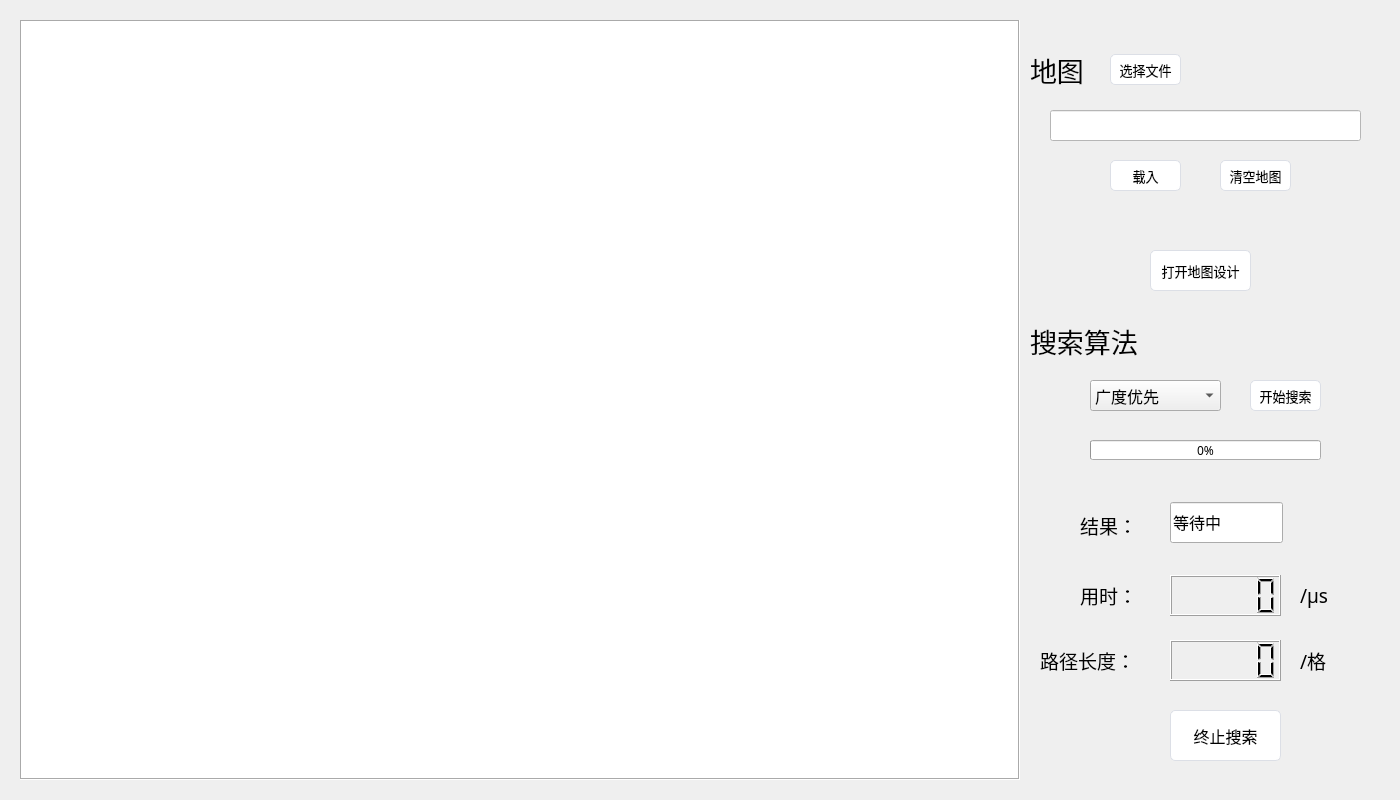
<?xml version="1.0" encoding="UTF-8"?>
<ui version="4.0">
 <class>MainWindow</class>
 <widget class="QMainWindow" name="MainWindow">
  <property name="geometry">
   <rect>
    <x>0</x>
    <y>0</y>
    <width>1400</width>
    <height>800</height>
   </rect>
  </property>
  <property name="windowTitle">
   <string>迷宫仙人</string>
  </property>
  <property name="styleSheet">
   <string notr="true"/>
  </property>
  <widget class="QWidget" name="centralwidget">
   <property name="styleSheet">
    <string notr="true"/>
   </property>
   <widget class="QWidget" name="widget_2" native="true">
    <property name="geometry">
     <rect>
      <x>1020</x>
      <y>50</y>
      <width>371</width>
      <height>151</height>
     </rect>
    </property>
    <property name="styleSheet">
     <string notr="true"/>
    </property>
    <widget class="QLineEdit" name="lineEditFilePath_main">
     <property name="geometry">
      <rect>
       <x>30</x>
       <y>60</y>
       <width>311</width>
       <height>31</height>
      </rect>
     </property>
     <property name="styleSheet">
      <string notr="true">background-color:white</string>
     </property>
    </widget>
    <widget class="QPushButton" name="pushButtonChooseFile">
     <property name="geometry">
      <rect>
       <x>90</x>
       <y>4</y>
       <width>71</width>
       <height>31</height>
      </rect>
     </property>
     <property name="font">
      <font>
       <family>微软雅黑</family>
       <pointsize>10</pointsize>
      </font>
     </property>
     <property name="cursor">
      <cursorShape>PointingHandCursor</cursorShape>
     </property>
     <property name="styleSheet">
      <string notr="true">QPushButton {
    background-color: #ffffff;
    border: 1px solid #dcdfe6;
    border-radius: 5px;
}

QPushButton:hover {
    background-color: #ecf5ff;
    color: #409eff;
}

QPushButton:pressed, QPushButton:checked {
    border: 1px solid #3a8ee6;
    color: #409eff;
}</string>
     </property>
     <property name="text">
      <string>选择文件</string>
     </property>
    </widget>
    <widget class="QPushButton" name="pushButtonClearMap">
     <property name="geometry">
      <rect>
       <x>200</x>
       <y>110</y>
       <width>71</width>
       <height>31</height>
      </rect>
     </property>
     <property name="font">
      <font>
       <family>微软雅黑</family>
       <pointsize>10</pointsize>
      </font>
     </property>
     <property name="cursor">
      <cursorShape>PointingHandCursor</cursorShape>
     </property>
     <property name="styleSheet">
      <string notr="true">QPushButton {
    background-color: #ffffff;
    border: 1px solid #dcdfe6;
    border-radius: 5px;
}

QPushButton:hover {
    background-color: #ecf5ff;
    color: #409eff;
}

QPushButton:pressed, QPushButton:checked {
    border: 1px solid #3a8ee6;
    color: #409eff;
}</string>
     </property>
     <property name="text">
      <string>清空地图</string>
     </property>
    </widget>
    <widget class="QLabel" name="label_2">
     <property name="geometry">
      <rect>
       <x>10</x>
       <y>-1</y>
       <width>61</width>
       <height>41</height>
      </rect>
     </property>
     <property name="font">
      <font>
       <family>华文中宋</family>
       <pointsize>20</pointsize>
      </font>
     </property>
     <property name="text">
      <string>地图</string>
     </property>
    </widget>
    <widget class="QPushButton" name="pushButtonLoadMap">
     <property name="geometry">
      <rect>
       <x>90</x>
       <y>110</y>
       <width>71</width>
       <height>31</height>
      </rect>
     </property>
     <property name="font">
      <font>
       <family>微软雅黑</family>
       <pointsize>10</pointsize>
      </font>
     </property>
     <property name="cursor">
      <cursorShape>PointingHandCursor</cursorShape>
     </property>
     <property name="styleSheet">
      <string notr="true">QPushButton {
    background-color: #ffffff;
    border: 1px solid #dcdfe6;
    border-radius: 5px;
}

QPushButton:hover {
    background-color: #ecf5ff;
    color: #409eff;
}

QPushButton:pressed, QPushButton:checked {
    border: 1px solid #3a8ee6;
    color: #409eff;
}</string>
     </property>
     <property name="text">
      <string>载入</string>
     </property>
    </widget>
   </widget>
   <widget class="QFrame" name="frameMapMain">
    <property name="geometry">
     <rect>
      <x>20</x>
      <y>20</y>
      <width>1000</width>
      <height>760</height>
     </rect>
    </property>
    <property name="styleSheet">
     <string notr="true">background-color:white</string>
    </property>
    <property name="frameShape">
     <enum>QFrame::Box</enum>
    </property>
    <property name="frameShadow">
     <enum>QFrame::Sunken</enum>
    </property>
   </widget>
   <widget class="QWidget" name="widget" native="true">
    <property name="geometry">
     <rect>
      <x>1020</x>
      <y>320</y>
      <width>371</width>
      <height>461</height>
     </rect>
    </property>
    <property name="font">
     <font>
      <family>微软雅黑</family>
     </font>
    </property>
    <widget class="QComboBox" name="comboBoxChooseAlg">
     <property name="geometry">
      <rect>
       <x>70</x>
       <y>60</y>
       <width>131</width>
       <height>31</height>
      </rect>
     </property>
     <property name="font">
      <font>
       <family>华文中宋</family>
       <pointsize>12</pointsize>
      </font>
     </property>
     <property name="cursor">
      <cursorShape>PointingHandCursor</cursorShape>
     </property>
     <property name="styleSheet">
      <string notr="true">QPushButton {
    background-color: #ffffff;
    border: 1px solid #dcdfe6;
    padding: 10px;
    border-radius: 5px;
}

QPushButton:hover {
    background-color: #ecf5ff;
    color: #409eff;
}

QPushButton:pressed, QPushButton:checked {
    border: 1px solid #3a8ee6;
    color: #409eff;
}</string>
     </property>
     <item>
      <property name="text">
       <string>广度优先</string>
      </property>
     </item>
     <item>
      <property name="text">
       <string>深度优先</string>
      </property>
     </item>
     <item>
      <property name="text">
       <string>双向广搜</string>
      </property>
     </item>
     <item>
      <property name="text">
       <string>A*算法</string>
      </property>
     </item>
    </widget>
    <widget class="QLabel" name="label">
     <property name="geometry">
      <rect>
       <x>10</x>
       <y>0</y>
       <width>131</width>
       <height>41</height>
      </rect>
     </property>
     <property name="font">
      <font>
       <family>华文中宋</family>
       <pointsize>20</pointsize>
      </font>
     </property>
     <property name="text">
      <string>搜索算法</string>
     </property>
    </widget>
    <widget class="QPushButton" name="pushButtonSearch">
     <property name="geometry">
      <rect>
       <x>230</x>
       <y>60</y>
       <width>71</width>
       <height>31</height>
      </rect>
     </property>
     <property name="font">
      <font>
       <family>微软雅黑</family>
       <pointsize>10</pointsize>
      </font>
     </property>
     <property name="cursor">
      <cursorShape>PointingHandCursor</cursorShape>
     </property>
     <property name="styleSheet">
      <string notr="true">QPushButton {
    background-color: #ffffff;
    border: 1px solid #dcdfe6;
    border-radius: 5px;
}

QPushButton:hover {
    background-color: #ecf5ff;
    color: #409eff;
}

QPushButton:pressed, QPushButton:checked {
    border: 1px solid #3a8ee6;
    color: #409eff;
}</string>
     </property>
     <property name="text">
      <string>开始搜索</string>
     </property>
    </widget>
    <widget class="QProgressBar" name="progressBar">
     <property name="geometry">
      <rect>
       <x>70</x>
       <y>120</y>
       <width>231</width>
       <height>20</height>
      </rect>
     </property>
     <property name="value">
      <number>0</number>
     </property>
    </widget>
    <widget class="QLabel" name="label_4">
     <property name="geometry">
      <rect>
       <x>60</x>
       <y>190</y>
       <width>51</width>
       <height>31</height>
      </rect>
     </property>
     <property name="font">
      <font>
       <family>华文中宋</family>
       <pointsize>14</pointsize>
      </font>
     </property>
     <property name="text">
      <string>结果：</string>
     </property>
    </widget>
    <widget class="QLabel" name="label_5">
     <property name="geometry">
      <rect>
       <x>60</x>
       <y>260</y>
       <width>51</width>
       <height>31</height>
      </rect>
     </property>
     <property name="font">
      <font>
       <family>华文中宋</family>
       <pointsize>14</pointsize>
      </font>
     </property>
     <property name="text">
      <string>用时：</string>
     </property>
    </widget>
    <widget class="QPushButton" name="pushButtonStop">
     <property name="geometry">
      <rect>
       <x>150</x>
       <y>390</y>
       <width>111</width>
       <height>51</height>
      </rect>
     </property>
     <property name="font">
      <font>
       <family>微软雅黑</family>
       <pointsize>12</pointsize>
      </font>
     </property>
     <property name="cursor">
      <cursorShape>PointingHandCursor</cursorShape>
     </property>
     <property name="styleSheet">
      <string notr="true">QPushButton {
    background-color: #ffffff;
    border: 1px solid #dcdfe6;
    padding: 10px;
    border-radius: 5px;
}

QPushButton:hover {
    background-color: #ecf5ff;
    color: #409eff;
}

QPushButton:pressed, QPushButton:checked {
    border: 1px solid #3a8ee6;
    color: #409eff;
}</string>
     </property>
     <property name="text">
      <string>终止搜索</string>
     </property>
    </widget>
    <widget class="QLineEdit" name="lineEditResult">
     <property name="geometry">
      <rect>
       <x>150</x>
       <y>182</y>
       <width>113</width>
       <height>41</height>
      </rect>
     </property>
     <property name="font">
      <font>
       <family>微软雅黑</family>
       <pointsize>12</pointsize>
      </font>
     </property>
     <property name="styleSheet">
      <string notr="true"/>
     </property>
     <property name="text">
      <string>等待中</string>
     </property>
    </widget>
    <widget class="QLCDNumber" name="lcdNumberTime">
     <property name="geometry">
      <rect>
       <x>150</x>
       <y>255</y>
       <width>111</width>
       <height>41</height>
      </rect>
     </property>
    </widget>
    <widget class="QLabel" name="label_6">
     <property name="geometry">
      <rect>
       <x>280</x>
       <y>260</y>
       <width>51</width>
       <height>31</height>
      </rect>
     </property>
     <property name="font">
      <font>
       <family>华文中宋</family>
       <pointsize>14</pointsize>
      </font>
     </property>
     <property name="text">
      <string>/μs</string>
     </property>
    </widget>
    <widget class="QLabel" name="label_7">
     <property name="geometry">
      <rect>
       <x>20</x>
       <y>325</y>
       <width>91</width>
       <height>31</height>
      </rect>
     </property>
     <property name="font">
      <font>
       <family>华文中宋</family>
       <pointsize>14</pointsize>
      </font>
     </property>
     <property name="text">
      <string>路径长度：</string>
     </property>
    </widget>
    <widget class="QLabel" name="label_8">
     <property name="geometry">
      <rect>
       <x>280</x>
       <y>325</y>
       <width>51</width>
       <height>31</height>
      </rect>
     </property>
     <property name="font">
      <font>
       <family>华文中宋</family>
       <pointsize>14</pointsize>
      </font>
     </property>
     <property name="text">
      <string>/格</string>
     </property>
    </widget>
    <widget class="QLCDNumber" name="lcdNumberPath">
     <property name="geometry">
      <rect>
       <x>150</x>
       <y>320</y>
       <width>111</width>
       <height>41</height>
      </rect>
     </property>
    </widget>
   </widget>
   <widget class="QPushButton" name="pushButtonDesigner">
    <property name="geometry">
     <rect>
      <x>1150</x>
      <y>250</y>
      <width>101</width>
      <height>41</height>
     </rect>
    </property>
    <property name="font">
     <font>
      <family>微软雅黑</family>
      <pointsize>10</pointsize>
     </font>
    </property>
    <property name="cursor">
     <cursorShape>PointingHandCursor</cursorShape>
    </property>
    <property name="styleSheet">
     <string notr="true">QPushButton {
    background-color: #ffffff;
    border: 1px solid #dcdfe6;
    padding: 10px;
    border-radius: 5px;
}

QPushButton:hover {
    background-color: #ecf5ff;
    color: #409eff;
}

QPushButton:pressed, QPushButton:checked {
    border: 1px solid #3a8ee6;
    color: #409eff;
}</string>
    </property>
    <property name="text">
     <string>打开地图设计</string>
    </property>
   </widget>
  </widget>
 </widget>
 <resources/>
 <connections/>
</ui>
